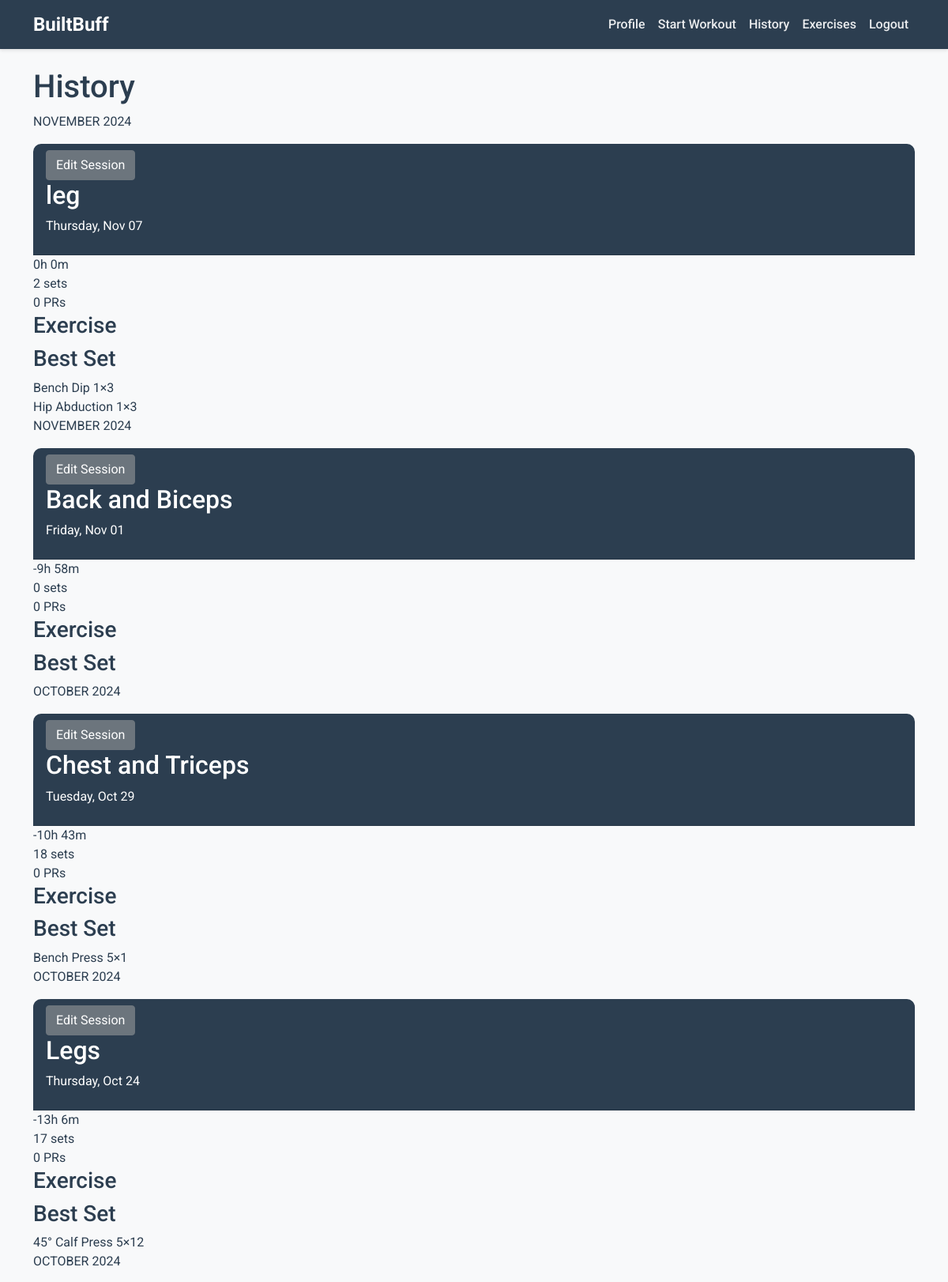
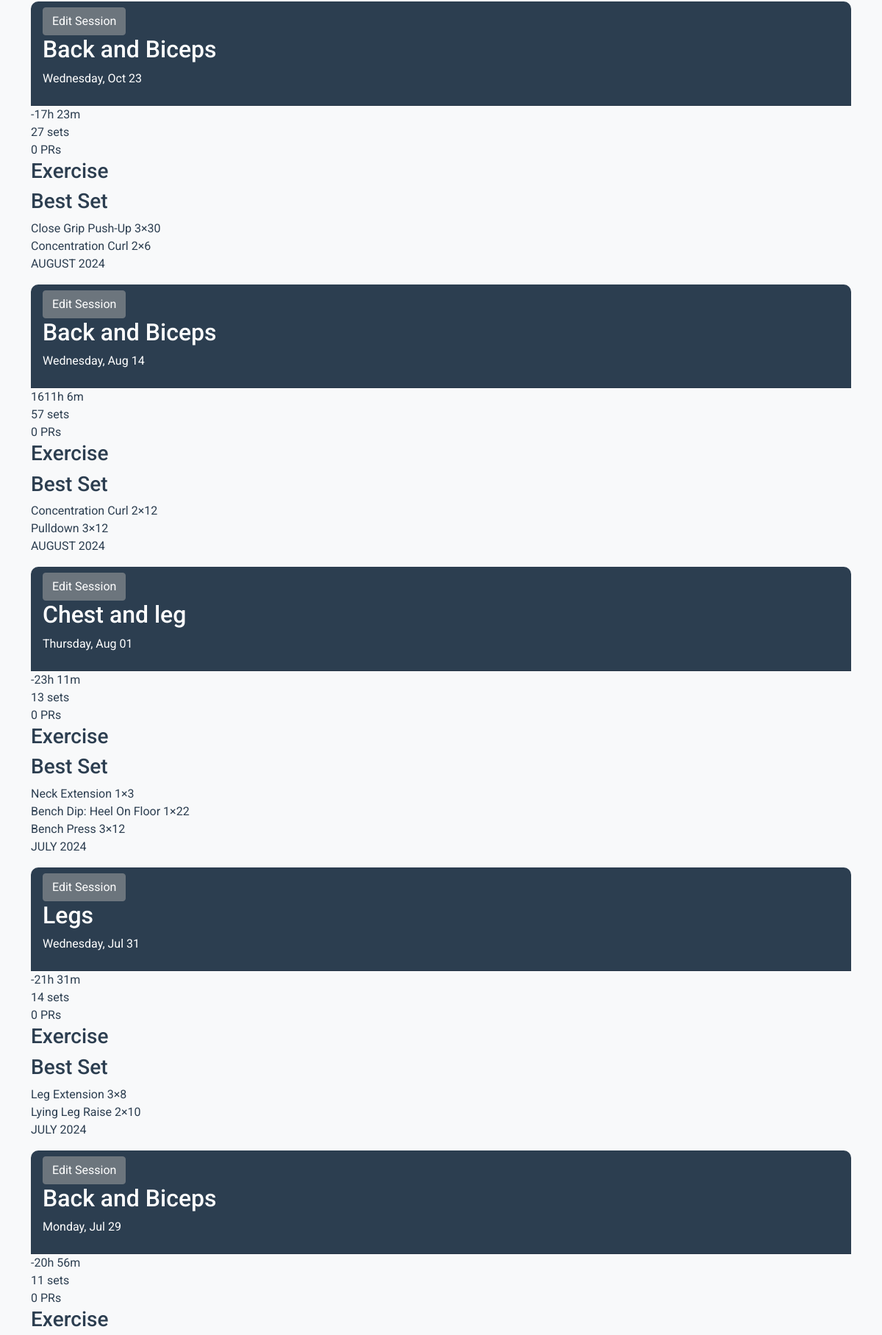
Screenshot of /history (signed in, upper part) with the database file from the repository (2 pictures, top to bottom).
### models.py (models this page shows, shortened)
class WorkoutSession(db.Model):
    __tablename__ = 'workout_sessions'
    session_id = db.Column(db.Integer, primary_key=True)
    user_id = db.Column(db.Integer, db.ForeignKey('users.user_id'), nullable=False)
    session_name = db.Column(db.String(100), nullable=False)
    start_time = db.Column(db.DateTime, default=datetime.utcnow)
    end_time = db.Column(db.DateTime, nullable=True)
    status = db.Column(db.String(10), default='active')
    workout_logs = db.relationship('WorkoutLog', backref='session', lazy=True)
    def get_total_duration(self):
        if self.end_time and self.start_time:
            total_duration = self.end_time - self.start_time
            hours, remainder = divmod(total_duration.total_seconds(), 3600)
            minutes, seconds = divmod(remainder, 60)
            return f"{int(hours)}:{int(minutes)}:{int(seconds)}"
        else:
            return "0:0:0"

class WorkoutLog(db.Model):
    __tablename__ = 'workout_logs'
    workout_id = db.Column(db.Integer, primary_key=True)
    user_id = db.Column(db.Integer, db.ForeignKey('users.user_id'))
    session_id = db.Column(db.Integer, db.ForeignKey('workout_sessions.session_id'), nullable=False)
    session_workout_number = db.Column(db.Integer)  # New field for tracking workout number in the session
    completed_at = db.Column(db.Date)
    intensity_level = db.Column(db.String(10))
    rest_time = db.Column(db.Integer)
    reps = db.Column(db.Integer)
    sets = db.Column(db.Integer)
    exercise_name = db.Column(db.String(100))
    equipment = db.Column(db.String(100))
    variation = db.Column(db.String(100))
    weight = db.Column(db.Float)  # Weight used in each exercise

### app.py (the view)
@app.route('/history', methods=['GET'])
def history():
    if 'user_id' not in flask_session:
        return redirect(url_for('login'))
    user_id = flask_session['user_id']
    workout_sessions = WorkoutSession.query.filter_by(user_id=user_id).order_by(WorkoutSession.start_time.desc()).all()
    history_data = []
    for workout_session in workout_sessions:
        workouts = WorkoutLog.query.filter_by(session_id=workout_session.session_id, user_id=user_id).order_by(WorkoutLog.completed_at, WorkoutLog.exercise_name).all()
        start_time = workout_session.start_time
        formatted_date = {
            'month_year': start_time.strftime("%B %Y"),
            'day_name': start_time.strftime("%A"),
            'short_date': start_time.strftime("%b %d"),
            'full_date': start_time.strftime("%Y-%m-%d %H:%M")
        }
        workout_list = [
            {
                "exercise_name": workout.exercise_name,
                "sets": workout.sets,
                "reps": workout.reps,
                "weight": workout.weight,
                "completed_at": workout.completed_at.strftime("%Y-%m-%d") if workout.completed_at else "N/A"
            }
            for workout in workouts
        ]
        history_data.append({
            "session_id": workout_session.session_id,
            "session_name": workout_session.session_name,
            "formatted_date": formatted_date,
            "workouts": workout_list,
            "status": workout_session.status,
            "start_time": start_time.strftime("%Y-%m-%d %H:%M") if start_time else None,
            "end_time": workout_session.end_time.strftime("%Y-%m-%d %H:%M") if workout_session.end_time else None,
            "total_duration": str(workout_session.get_total_duration()) if workout_session.end_time else None,
        })
    return render_template('history.html', workout_sessions=history_data)

### templates/history.html (shortened to what this page needs)
{% extends "base.html" %}
{% block content %}
<main class="main-content">
    <h1 class="heading-primary">History</h1>
    {% set current_month = None %}
    <div class="workout-grid">
        {% for session in workout_sessions %}
            {% if session.formatted_date.month_year != current_month %}
                {% set current_month = session.formatted_date.month_year %}
                <p class="text-gray">{{ current_month|upper }}</p>
            {% endif %}
            <div class="workout-card">
                <div class="card-header">
                    <a href="{{ url_for('edit_session', session_id=session.session_id) }}" class="btn btn-secondary">Edit Session</a>
                    <h2 class="heading-secondary">{{ session.session_name }}</h2>
                    <p class="text-gray">{{ session.formatted_date.day_name }}, {{ session.formatted_date.short_date }}</p>
                </div>
                <div class="stats-container">
                    <div class="stat-item">
                        <span class="stat-value">
                            {% if session.total_duration %}
                                {% set duration_parts = session.total_duration.split(':') %}
                                {{ duration_parts[0] }}h {{ duration_parts[1] }}m
                            {% else %}
                                N/A
                            {% endif %}
                        </span>
                    </div>
                    <div class="stat-item">
                        <span class="stat-value">{{ session.workouts|length }} sets</span>
                    </div>
                    <div class="stat-item">
                        <span class="stat-value">0 PRs</span>
                    </div>
                </div>
                <div class="exercise-container">
                    <div class="exercise-header">
                        <h3>Exercise</h3>
                        <h3>Best Set</h3>
                    </div>
                    <div class="exercise-list">
                        {% set grouped_exercises = {} %}
                        {% for workout in session.workouts[:5] %}
                            {% if workout.exercise_name not in grouped_exercises %}
                                {% set _ = grouped_exercises.update({workout.exercise_name: {'count': 1, 'reps': workout.reps}}) %}
                            {% else %}
                                {% set _ = grouped_exercises.update({
                                    workout.exercise_name: {
                                        'count': grouped_exercises[workout.exercise_name]['count'] + 1,
                                        'reps': workout.reps
                                    }
                                }) %}
                            {% endif %}
                        {% endfor %}
                        {% for exercise_name, data in grouped_exercises.items() %}
                            <div class="exercise-item">
                                <span class="exercise-name">{{ exercise_name|title }}</span>
                                <span class="exercise-stats">{{ data.count }}×{{ data.reps }}</span>
                            </div>
                        {% endfor %}
                    </div>
                </div>
            </div>
        {% endfor %}
    </div>
</main>
{% endblock %}

### templates/base.html (style rules this page uses)
:root { --primary-color: #2C3E50; --secondary-color: #E74C3C; --accent-color: #3498DB; --background-color: #F8F9FA; --text-color: #2C3E50; }
body { font-family: 'Roboto', sans-serif; background-color: var(--background-color); color: var(--text-color); }
.card-header { background-color: var(--primary-color); color: white; border-radius: 10px 10px 0 0 !important; }

### rows the page displays
WorkoutSession: current_month "NOVEMBER 2024", session_name "leg", formatted_date.day_name "Thursday", formatted_date.short_date "Nov 07", duration_parts "0", workouts|length "2"
WorkoutLog: exercise_name "Bench Dip", count "1", reps "3"
WorkoutLog: exercise_name "Hip Abduction", count "1", reps "3"
WorkoutSession: current_month "NOVEMBER 2024", session_name "Back and Biceps", formatted_date.day_name "Friday", formatted_date.short_date "Nov 01", duration_parts "-9", duration_parts "58", workouts|length "0"
WorkoutSession: current_month "OCTOBER 2024", session_name "Chest and Triceps", formatted_date.day_name "Tuesday", formatted_date.short_date "Oct 29", duration_parts "-10", duration_parts "43", workouts|length "18"
WorkoutLog: exercise_name "Bench Press", count "5", reps "1"
WorkoutSession: current_month "OCTOBER 2024", session_name "Legs", formatted_date.day_name "Thursday", formatted_date.short_date "Oct 24", duration_parts "-13", duration_parts "6", workouts|length "17"
WorkoutLog: exercise_name "45° Calf Press", count "5", reps "12"
WorkoutSession: current_month "OCTOBER 2024", session_name "Back and Biceps", formatted_date.day_name "Wednesday", formatted_date.short_date "Oct 23", duration_parts "-17", duration_parts "23", workouts|length "27"
WorkoutLog: exercise_name "Close Grip Push-Up", count "3", reps "30"
WorkoutLog: exercise_name "Concentration Curl", count "2", reps "6"
WorkoutSession: current_month "AUGUST 2024", session_name "Back and Biceps", formatted_date.day_name "Wednesday", formatted_date.short_date "Aug 14", duration_parts "1611", duration_parts "6", workouts|length "57"
WorkoutLog: exercise_name "Concentration Curl", count "2", reps "12"
WorkoutLog: exercise_name "Pulldown", count "3", reps "12"
WorkoutSession: current_month "AUGUST 2024", session_name "Chest and leg", formatted_date.day_name "Thursday", formatted_date.short_date "Aug 01", duration_parts "-23", duration_parts "11", workouts|length "13"
WorkoutLog: exercise_name "Neck Extension", count "1", reps "3"
WorkoutLog: exercise_name "Bench Dip: Heel On Floor", count "1", reps "22"
WorkoutLog: exercise_name "Bench Press", count "3", reps "12"
WorkoutSession: current_month "JULY 2024", session_name "Legs", formatted_date.day_name "Wednesday", formatted_date.short_date "Jul 31", duration_parts "-21", duration_parts "31", workouts|length "14"
WorkoutLog: exercise_name "Leg Extension", count "3", reps "8"
WorkoutLog: exercise_name "Lying Leg Raise", count "2", reps "10"
WorkoutSession: current_month "JULY 2024", session_name "Back and Biceps", formatted_date.day_name "Monday", formatted_date.short_date "Jul 29", duration_parts "-20", duration_parts "56", workouts|length "11"
